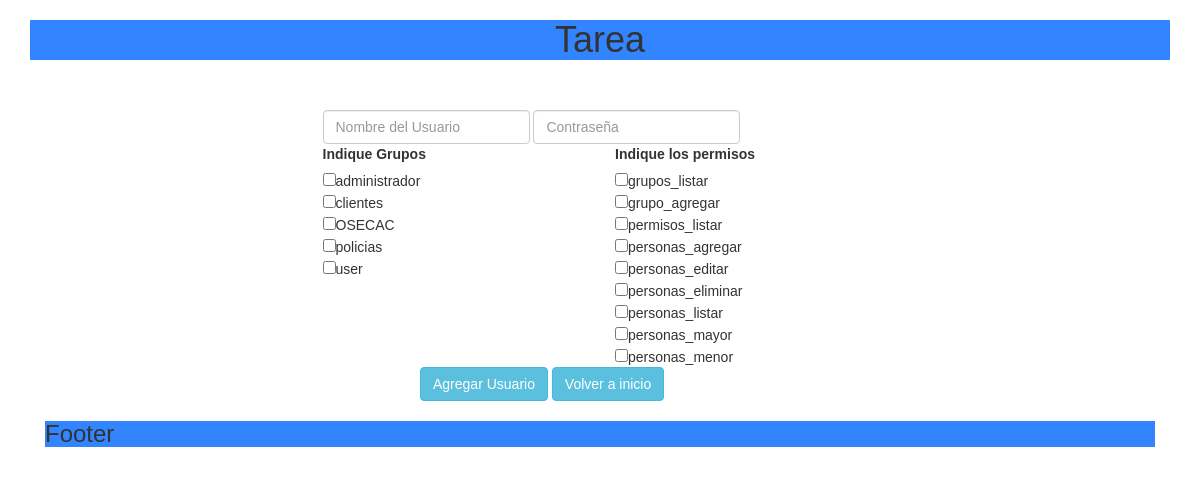
Screenshot of /agregarUsuario.php with the database file from the repository.
### tables this page shows
CREATE TABLE `grupos` (
  `id` int(11) NOT NULL,
  `name` varchar(255) NOT NULL
);

CREATE TABLE `permisos` (
  `id` int(11) NOT NULL,
  `name` varchar(255) NOT NULL
);

### functions/funciones.php (called while the page is built, shortened)
<?php
function getPermisos() {
    $pdo = conectar();
    $statement = $pdo->prepare("SELECT *"
            . "FROM permisos");
    $statement->execute();
    $result = $statement->fetchAll();
    return $result;
}
function getGrupos() {
    $pdo = conectar();
    $statement = $pdo->prepare("SELECT *
                               FROM grupos");
    $statement->execute();
    $result = $statement->fetchAll();
    return $result;
}
?>

### web/agregarUsuario.php (the view, shortened to what this page needs)
<?php
require_once("../functions/funciones.php");
?>
<!DOCTYPE html>
<html>
    <head>
        <?php
        $rootpath = $_SERVER['DOCUMENT_ROOT'];
        $path = $rootpath . '/pruebas/_partials/head.php';
        include_once($path);
        ?>
    </head>
    <body>
        <?php
        $path = $rootpath . '/pruebas/_partials/header.php';
        include_once($path);
        ?>
        <br/>
        <br/>
        <form class="form-inline" action="../functions/funAgregarUsuario.php" method="POST">
            <div class="row">
                <div class="col-md-6 col-md-offset-3 col-sm-10 col-sm-offset-2">
                    <input type="text" class="form-control" placeholder="Nombre del Usuario" name="nameUser">
                    <input type="password" class="form-control" placeholder="Contraseña" name="passUser"><br/>
                </div>
            </div>
            <div class="row">
                <div class="col-sm-3 col-sm-offset-3">
                    <label>Indique Grupos</label><br/>
                    <?php
                    foreach (getGrupos() as $grupo) {
                        ?>
                        <input type="checkbox" name="grupos[]" value="<?php echo $grupo['id'] ?>"><?php echo $grupo['name'] ?><br/>
                        <?php
                    }
                    ?>
                </div>
                <div class="col-md-3 ">
                    <label>Indique los permisos</label><br/>
                    <?php
                    foreach (getPermisos() as $permiso) {
                        ?>
                        <input type="checkbox" name="permisos[]" value="<?php echo $permiso['id'] ?>"><?php echo $permiso['name'] ?><br/>
                        <?php
                    }
                    ?>
                </div>
            </div>
            <div class="row">
                <div class="col-sm-6 col-sm-offset-4">
                    <input type="submit" value="Agregar Usuario" class="btn btn-info">
                    <a href="index.php" class="btn btn-info">Volver a inicio</a>
                </div>
            </div>
        </form>
         <?php
        $path = $rootpath . '/pruebas/_partials/footer.php';
        include_once($path);
        ?>
    </body>
</html>

### _partials/head.php (shortened to what this page needs)
<link href="../web/bootstrap-3.3.7/css/bootstrap.min.css" rel="stylesheet" type="text/css"/>
<link href="../web/css/main.css" rel="stylesheet" type="text/css"/>

### _partials/header.php
<div class="container">
<div id="header">
    <h1 style="text-align:center;">Tarea</h1>
</div>

### _partials/footer.php
<div class="col-md-12">
    <footer>
        <h3>Footer</h3>
    </footer>
</div>
</div>

### web/css/main.css (style rules this page uses)
body { font-family: sans-serif; }
#header, footer { background-color: #3384FF ; width: 100%; }

### rows the page displays
grupos: name "administrador"
grupos: name "clientes"
grupos: name "OSECAC"
grupos: name "policias"
grupos: name "user"
permisos: name "grupos_listar"
permisos: name "grupo_agregar"
permisos: name "permisos_listar"
permisos: name "personas_agregar"
permisos: name "personas_editar"
permisos: name "personas_eliminar"
permisos: name "personas_listar"
permisos: name "personas_mayor"
permisos: name "personas_menor"
